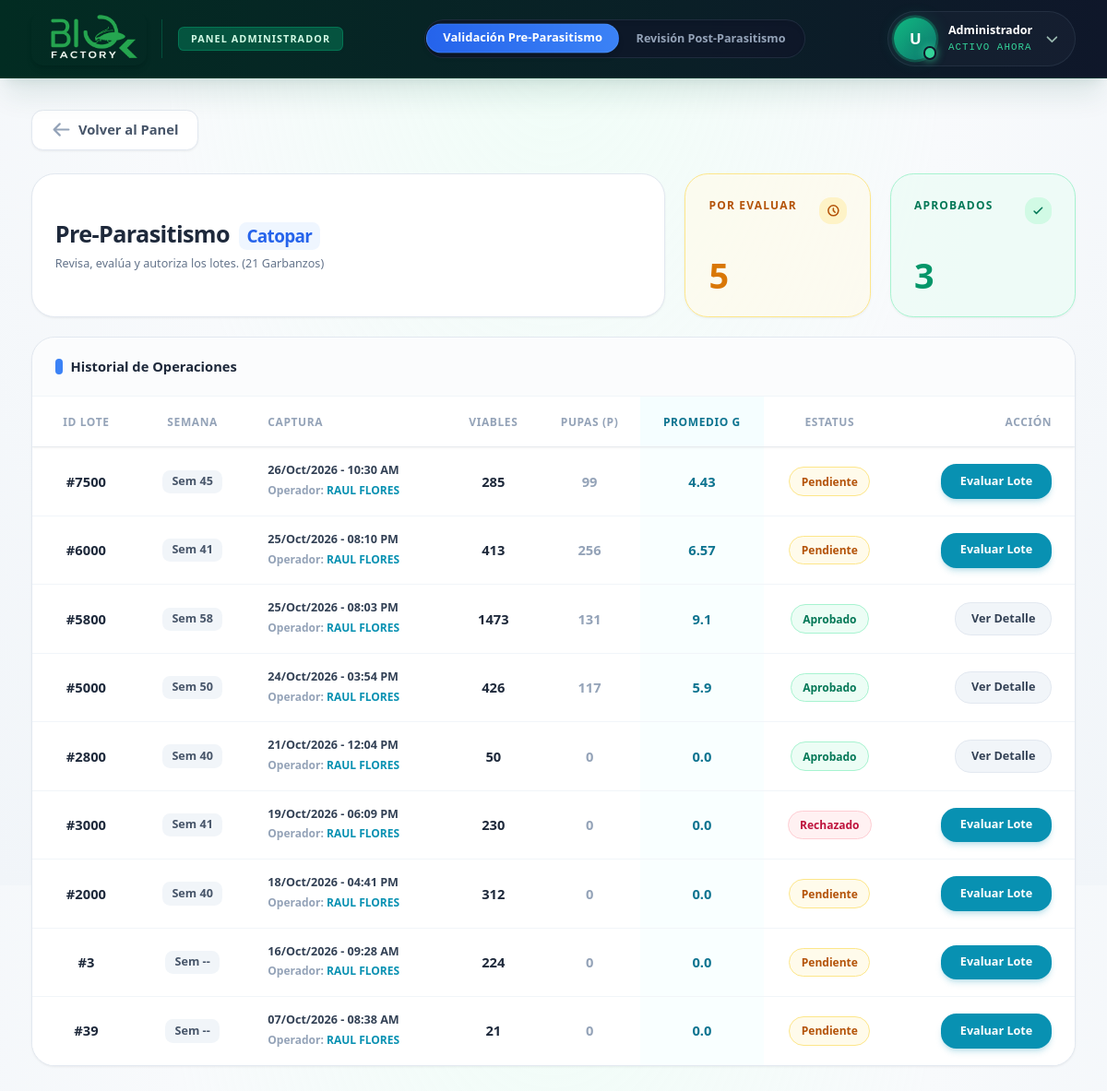
The app's page /admin/catopar/pre with its own data.
### tables this page shows
CREATE TABLE PRE_PARASITISMO (
    id_pre INTEGER PRIMARY KEY AUTOINCREMENT,
    id_lote TEXT NOT NULL,
    viables INTEGER NOT NULL,
    id_operador INTEGER NOT NULL,
    fecha_registro TEXT NOT NULL
, detalles_garbanzo, semana INTEGER, chicas INTEGER DEFAULT 0, medianas INTEGER DEFAULT 0, grandes INTEGER DEFAULT 0, estatus TEXT DEFAULT 'Pendiente', promedio_grandes REAL DEFAULT 0.0, pupas INTEGER DEFAULT 0);

CREATE TABLE USUARIOS (
    id_usuario INTEGER PRIMARY KEY AUTOINCREMENT,
    id_area INTEGER,
    nombre_usuario VARCHAR(150) NOT NULL,
    puesto VARCHAR(100),
    nip_firma VARCHAR(50)
, estatus TEXT DEFAULT 'Activo');

### routes/admin.py (the view)
@admin_bp.route('/catopar/pre')
def catopar_pre():
    try:
        conn = get_db_connection()
        cursor = conn.cursor()
        cursor.execute("""
            SELECT P.*, U.nombre_usuario
            FROM PRE_PARASITISMO P
            JOIN USUARIOS U ON P.id_operador = U.id_usuario
            ORDER BY P.id_pre DESC LIMIT 30
        """)
        filas = cursor.fetchall()
        historial = []
        pendientes = 0
        aprobados = 0
        for f in filas:
            row = dict(f)
            if row.get('estatus') == 'Pendiente':
                pendientes += 1
            elif row.get('estatus') == 'Aprobado':
                aprobados += 1
            fecha_str = row.get('fecha_registro', '')
            if fecha_str:
                try:
                    fecha_obj = datetime.strptime(fecha_str[:19], '%Y-%m-%d %H:%M:%S')
                    fecha_str = fecha_obj.strftime('%d/%b/%Y - %I:%M %p')
                except ValueError:
                    pass
            row['fecha_str'] = fecha_str
            historial.append(row)
        conn.close()
        return render_template('admin/catopar/pre.html', historial=historial, pendientes=pendientes, aprobados=aprobados)
    except Exception as e:
        print("Error en Admin Pre-Parasitismo:", e)
        return render_template('admin/catopar/pre.html', historial=[], pendientes=0, aprobados=0)

### routes/admin.py (called while the page is built)
def get_db_connection():
    conn = sqlite3.connect('Bd_SIO-AGRO.db', isolation_level=None)
    conn.row_factory = sqlite3.Row
    return conn

### templates/admin/catopar/pre.html (shortened to what this page needs)
{% extends "admin/base_admin.html" %}
{% block navbar_menu %}
<div class="w-full max-w-full overflow-x-auto hide-scroll flex justify-start sm:justify-center px-3 py-1">
    <div
        class="inline-flex items-center gap-1 p-1 bg-slate-900/80 rounded-full border border-slate-700/50 backdrop-blur-md shadow-inner flex-nowrap min-w-max">
        <a id="activePill" href="{{ url_for('admin.catopar_pre') }}"
            class="px-4 py-1.5 rounded-full text-xs font-black text-white bg-gradient-to-r from-blue-600 to-blue-500 shadow-md border border-blue-400/30 scale-[1.03] transition-all cursor-default whitespace-nowrap">
            Validación Pre-Parasitismo
        </a>
        <a href="{{ url_for('admin.catopar_post') }}"
            class="px-4 py-1.5 rounded-full text-xs font-bold text-slate-400 hover:text-white hover:bg-slate-800/80 transition-all whitespace-nowrap">
            Revisión Post-Parasitismo
        </a>
    </div>
</div>
{% endblock %}
{% block content %}
<div class="w-full max-w-6xl mx-auto flex flex-col gap-5 pb-16 mb-8">
    <div class="flex flex-col lg:flex-row gap-5">
        <div
            class="bg-white p-6 rounded-3xl shadow-sm border border-slate-200 flex flex-col justify-center flex-1 w-full min-h-[130px]">
            <h1 class="text-2xl font-black text-slate-800 tracking-tight">Pre-Parasitismo <span
                    class="text-blue-600 font-bold text-lg bg-blue-50 px-2 py-0.5 rounded-lg ml-1">Catopar</span></h1>
            <p class="text-xs text-slate-500 font-medium mt-1.5">Revisa, evalúa y autoriza los lotes. (21 Garbanzos)</p>
        </div>
        <div
            class="bg-amber-50/70 p-6 rounded-3xl shadow-sm border border-amber-200 relative overflow-hidden flex flex-col justify-between flex-shrink-0 w-full lg:w-48 min-h-[130px]">
            <div class="relative z-10 flex justify-between items-start">
                <h3 class="text-amber-700 text-[10px] font-bold uppercase tracking-widest">Por Evaluar</h3>
                <div class="w-7 h-7 rounded-xl bg-amber-100 text-amber-700 flex items-center justify-center">
                    <svg class="w-3.5 h-3.5" fill="none" stroke="currentColor" viewBox="0 0 24 24">
                        <path stroke-linecap="round" stroke-linejoin="round" stroke-width="2.5"
                            d="M12 8v4l3 3m6-3a9 9 0 11-18 0 9 9 0 0118 0z"></path>
                    </svg>
                </div>
            </div>
            <div class="relative z-10 mt-auto pt-2">
                <p class="text-4xl font-black text-amber-600 tracking-tight leading-none">{{ pendientes }}</p>
            </div>
        </div>
        <div
            class="bg-emerald-50/70 p-6 rounded-3xl shadow-sm border border-emerald-200 relative overflow-hidden flex flex-col justify-between flex-shrink-0 w-full lg:w-48 min-h-[130px]">
            <div class="relative z-10 flex justify-between items-start">
                <h3 class="text-emerald-700 text-[10px] font-bold uppercase tracking-widest">Aprobados</h3>
                <div class="w-7 h-7 rounded-xl bg-emerald-100 text-emerald-700 flex items-center justify-center">
                    <svg class="w-3.5 h-3.5" fill="none" stroke="currentColor" viewBox="0 0 24 24">
                        <path stroke-linecap="round" stroke-linejoin="round" stroke-width="2.5" d="M5 13l4 4L19 7">
                        </path>
                    </svg>
                </div>
            </div>
            <div class="relative z-10 mt-auto pt-2">
                <p class="text-4xl font-black text-emerald-600 tracking-tight leading-none">{{ aprobados }}</p>
            </div>
        </div>
    </div>
    <div class="bg-white rounded-3xl shadow-sm border border-slate-200 overflow-hidden flex flex-col flex-1">
        <div class="bg-slate-50/50 px-6 py-5 border-b border-slate-100 flex justify-between items-center">
            <h2 class="text-sm font-extrabold text-slate-800 flex items-center gap-2">
                <div class="w-2 h-4 bg-blue-500 rounded-full"></div>
                Historial de Operaciones
            </h2>
        </div>
        <div class="overflow-x-auto overflow-y-auto max-h-[55vh]" id="scrollTable">
            <table class="min-w-full divide-y divide-slate-100 text-sm">
                <thead class="bg-white text-slate-400 sticky top-0 z-10 shadow-sm">
                    <tr>
                        <th class="px-6 py-4 text-center font-extrabold uppercase tracking-wider text-[10px] w-28">ID
                            Lote</th>
                        <th class="px-4 py-4 text-center font-extrabold uppercase tracking-wider text-[10px]">Semana
                        </th>
                        <th class="px-6 py-4 text-left font-extrabold uppercase tracking-wider text-[10px]">Captura</th>
                        <th class="px-4 py-4 text-center font-extrabold uppercase tracking-wider text-[10px]">Viables
                        </th>
                        <th class="px-4 py-4 text-center font-extrabold uppercase tracking-wider text-[10px]">Pupas (P)
                        </th>
                        <th
                            class="px-4 py-4 text-center font-extrabold uppercase tracking-wider text-[10px] bg-cyan-50/50 text-cyan-700">
                            Promedio G</th>
                        <th class="px-4 py-4 text-center font-extrabold uppercase tracking-wider text-[10px]">Estatus
                        </th>
                        <th class="px-6 py-4 text-right font-extrabold uppercase tracking-wider text-[10px]">Acción</th>
                    </tr>
                </thead>
                <tbody class="divide-y divide-slate-100 bg-white">
                    {% for reg in historial %}
                    <tr class="hover:bg-slate-50 transition-colors">
                        <td class="px-6 py-4 whitespace-nowrap text-center">
                            <div class="font-black text-slate-800 text-sm">#{{ reg.id_lote }}</div>
                        </td>
                        <td class="px-4 py-4 whitespace-nowrap text-center">
                            <span
                                class="inline-flex items-center px-2.5 py-1 rounded-lg text-xs font-bold bg-slate-100 text-slate-600">
                                Sem {{ reg.semana if reg.semana else '--' }}
                            </span>
                        </td>
                        <td class="px-6 py-4 whitespace-nowrap text-left">
                            <p class="text-xs font-bold text-slate-700">{{ reg.fecha_str }}</p>
                            <p class="text-[10px] text-slate-400 font-semibold mt-0.5">Operador: <span
                                    class="text-cyan-600 font-bold uppercase">{{ reg.nombre_usuario }}</span></p>
                        </td>
                        <td class="px-4 py-4 whitespace-nowrap text-center font-black text-slate-800">
                            {{ reg.viables }}
                        </td>
                        <td class="px-4 py-4 whitespace-nowrap text-center font-bold text-slate-400">
                            {{ reg.pupas if reg.pupas is not none else '--' }}
                        </td>
                        <td class="px-4 py-4 whitespace-nowrap text-center font-black text-cyan-700 bg-cyan-50/30">
                            {{ reg.promedio_grandes if reg.promedio_grandes is not none else '0.0' }}
                        </td>
                        <td class="px-4 py-4 whitespace-nowrap text-center">
                            {% if reg.estatus == 'Aprobado' %}
                            <span
                                class="inline-flex items-center px-3 py-1 rounded-full text-[10px] font-black bg-emerald-50 text-emerald-700 border border-emerald-200">Aprobado</span>
                            {% elif reg.estatus == 'Rechazado' %}
                            <span
                                class="inline-flex items-center px-3 py-1 rounded-full text-[10px] font-black bg-rose-50 text-rose-700 border border-rose-200">Rechazado</span>
                            {% else %}
                            <span
                                class="inline-flex items-center px-3 py-1 rounded-full text-[10px] font-black bg-amber-50 text-amber-700 border border-amber-200">Pendiente</span>
                            {% endif %}
                        </td>
                        <td class="px-6 py-4 whitespace-nowrap text-right">
                            {% if reg.estatus == 'Aprobado' %}
                            <a href="{{ url_for('admin.catopar_pre_revision', id_pre=reg.id_pre) }}"
                                class="inline-flex items-center justify-center px-4 py-2 bg-slate-100 hover:bg-slate-200 text-slate-700 font-bold text-xs rounded-2xl border border-slate-200 transition-all">
                                Ver Detalle
                            </a>
                            {% else %}
                            <a href="{{ url_for('admin.catopar_pre_revision', id_pre=reg.id_pre) }}"
                                class="inline-flex items-center justify-center px-5 py-2.5 bg-cyan-600 hover:bg-cyan-700 text-white font-black text-xs rounded-2xl shadow-md shadow-cyan-600/20 transition-all">
                                Evaluar Lote
                            </a>
                            {% endif %}
                        </td>
                    </tr>
                    {% else %}
                    <tr>
                        <td colspan="8" class="px-6 py-8 text-center text-slate-400 text-sm font-medium">No hay
                            registros de Pre-Parasitismo.</td>
                    </tr>
                    {% endfor %}
                </tbody>
            </table>
        </div>
    </div>
</div>
{% endblock %}

### templates/admin/base_admin.html (style rules this page uses)
html { scroll-behavior: smooth; font-size: 14px; }
.hide-scroll { -ms-overflow-style: none; scrollbar-width: none; }
@media (min-width: 1024px) { html { zoom: 120%; } }

### records on screen
PRE_PARASITISMO: id_lote "7500", semana "45", fecha_str "26/Oct/2026 - 10:30 AM", nombre_usuario "RAUL FLORES", viables "285", pupas "99", promedio_grandes "4.43", estatus "Pendiente"
PRE_PARASITISMO: id_lote "6000", semana "41", fecha_str "25/Oct/2026 - 08:10 PM", nombre_usuario "RAUL FLORES", viables "413", pupas "256", promedio_grandes "6.57", estatus "Pendiente"
PRE_PARASITISMO: id_lote "5800", semana "58", fecha_str "25/Oct/2026 - 08:03 PM", nombre_usuario "RAUL FLORES", viables "1473", pupas "131", promedio_grandes "9.1", estatus "Aprobado"
PRE_PARASITISMO: id_lote "5000", semana "50", fecha_str "24/Oct/2026 - 03:54 PM", nombre_usuario "RAUL FLORES", viables "426", pupas "117", promedio_grandes "5.9", estatus "Aprobado"
PRE_PARASITISMO: id_lote "2800", semana "40", fecha_str "21/Oct/2026 - 12:04 PM", nombre_usuario "RAUL FLORES", viables "50", pupas "0", promedio_grandes "0.0", estatus "Aprobado"
PRE_PARASITISMO: id_lote "3000", semana "41", fecha_str "19/Oct/2026 - 06:09 PM", nombre_usuario "RAUL FLORES", viables "230", pupas "0", promedio_grandes "0.0", estatus "Rechazado"
PRE_PARASITISMO: id_lote "2000", semana "40", fecha_str "18/Oct/2026 - 04:41 PM", nombre_usuario "RAUL FLORES", viables "312", pupas "0", promedio_grandes "0.0", estatus "Pendiente"
PRE_PARASITISMO: id_lote "3", semana "--", fecha_str "16/Oct/2026 - 09:28 AM", nombre_usuario "RAUL FLORES", viables "224", pupas "0", promedio_grandes "0.0", estatus "Pendiente"
PRE_PARASITISMO: id_lote "39", semana "--", fecha_str "07/Oct/2026 - 08:38 AM", nombre_usuario "RAUL FLORES", viables "21", pupas "0", promedio_grandes "0.0", estatus "Pendiente"

### other values on screen
{{ session.get('nombre', 'U')[0]|upper if session.get('nombre') else 'U' }} "U"
{{ session.get('nombre', 'Administrador') }} "Administrador"
{{ pendientes }} "5"
{{ aprobados }} "3"
